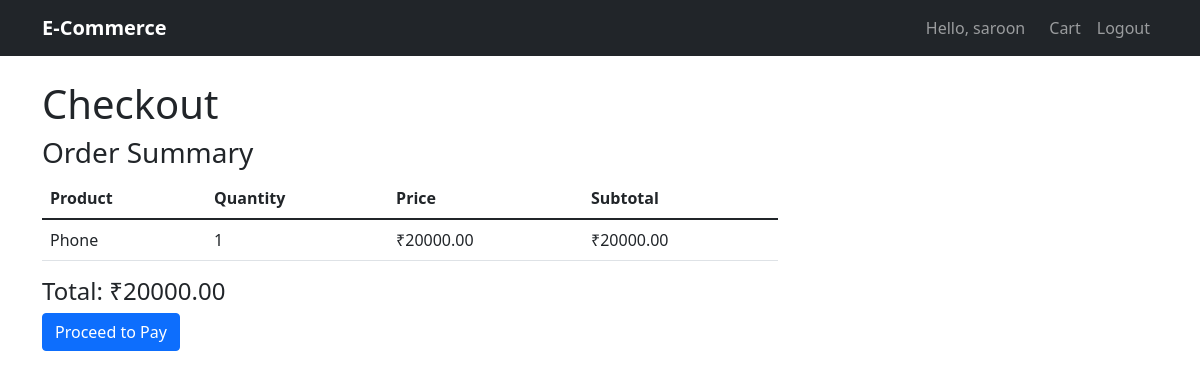
The app's page /checkout/ (signed in) with its own data.
### shop/models.py (models this page shows, shortened)
class Product(models.Model):
    name = models.CharField(max_length=255)
    description = models.TextField()
    price = models.DecimalField(max_digits=10, decimal_places=2, validators=[MinValueValidator(Decimal('0.01'))])
    stock = models.PositiveIntegerField()
    image = models.ImageField(upload_to='products/', blank=True, null=True)
    created_at = models.DateTimeField(auto_now_add=True)
    def is_available(self, quantity=1):
        return self.stock >= quantity

### shop/views.py (the view, shortened to what this page needs)
# urls.py: path('checkout/', views.checkout, name='checkout'),
def checkout(request):
    buy_now_product_id = request.session.get('buy_now_product')
    buy_now_quantity = request.session.get('buy_now_quantity', 1)
    if buy_now_product_id:
        product = get_object_or_404(Product, pk=buy_now_product_id)
        if not product.is_available(buy_now_quantity):
            messages.error(request, f"Not enough stock for {product.name}.")
            del request.session['buy_now_product']
            del request.session['buy_now_quantity']
            return redirect('product_detail', pk=buy_now_product_id)
        cart_items = [{'product': product, 'quantity': buy_now_quantity, 'subtotal': product.price * buy_now_quantity}]
        total = product.price * buy_now_quantity
        is_buy_now = True
    return render(request, 'shop/checkout.html', {
        'cart_items': cart_items,
        'total': total,
        'is_buy_now': is_buy_now,
    })

### shop/context_processors.py (called while the page is built)
def cart_count(request):
    cart = get_or_create_cart(request)
    count = cart.cartitem_set.count()
    return {
        'cart_count': count
    }

### shop/views.py (called while the page is built)
def get_or_create_cart(request):
    if request.user.is_authenticated:
        cart, created = Cart.objects.get_or_create(user=request.user)
    else:
        if not request.session.session_key:
            request.session.create()
        cart, created = Cart.objects.get_or_create(session_id=request.session.session_key)
    return cart

### shop/templates/shop/checkout.html (shortened to what this page needs)
{% extends 'shop/base.html' %}
{% block content %}
<h1>Checkout</h1>
<div class="row">
    <div class="col-md-8">
        <h3>Order Summary</h3>
        <table class="table">
            <thead>
                <tr>
                    <th>Product</th>
                    <th>Quantity</th>
                    <th>Price</th>
                    <th>Subtotal</th>
                </tr>
            </thead>
            <tbody>
                {% for item in cart_items %}
                <tr>
                    <td>{{ item.product.name }}</td>
                    <td>{{ item.quantity }}</td>
                    <td>₹{{ item.product.price }}</td>
                    <td>₹{{ item.subtotal }}</td>
                </tr>
                {% endfor %}
            </tbody>
        </table>
        <h4>Total: ₹{{ total }}</h4>
    </div>
</div>
{% if razorpay_order_id %}
    <button id="rzp-button1" class="btn btn-success">Pay with Razorpay</button>
{% else %}
    <form method="post">
        <button type="submit" class="btn btn-primary">Proceed to Pay</button>
    </form>
{% endif %}
{% endblock %}

### shop/templates/shop/base.html (shortened to what this page needs)
<!DOCTYPE html>
<html lang="en">
<head>
    <link href="https://cdn.jsdelivr.net/npm/bootstrap@5.1.3/dist/css/bootstrap.min.css" rel="stylesheet">
</head>
<body>
    <nav class="navbar navbar-expand-lg navbar-dark bg-dark fixed-top">
        <div class="container">
            <a class="navbar-brand" href="{% url 'product_list' %}">E-Commerce</a>
            <div class="navbar-nav ms-auto">
                {% if user.is_authenticated %}
                    <span class="navbar-text me-3">Hello, {{ user.username }}</span>
                    <a class="nav-link" href="{% url 'cart' %}">Cart</a>
                    <a class="nav-link" href="{% url 'logout' %}">Logout</a>
                {% else %}
                    <a class="nav-link" href="{% url 'login' %}">Login</a>
                    <a class="nav-link" href="{% url 'cart' %}">Cart<span class="badge badge-light  " id="cart-count">{{cart_count}}</span></a>
                {% endif %}
            </div>
        </div>
    </nav>
    <div class="container mt-4">
        {% block content %}{% endblock %}
    </div>
</body>
</html>

### shop/templates/shop/base.html (style rules this page uses)
body { padding-top: 56px; }
.navbar-brand { font-weight: bold; }

### records on screen
Product: product.name "Phone", quantity "1", product.price "20000.00", subtotal "20000.00"

### other values on screen
{{ user.username }} "saroon"
{{ total }} "20000.00"
